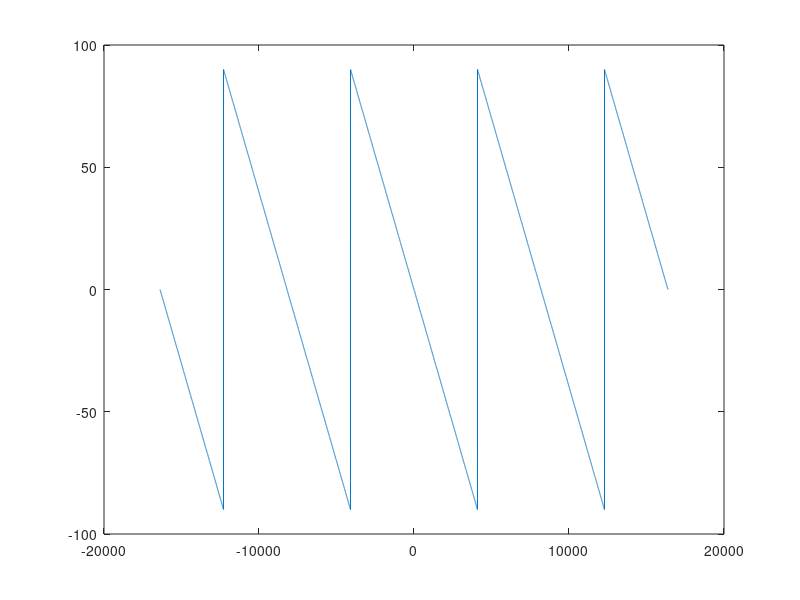

Recreate this plot in MATLAB.

u = linspace(-4*4096,4*4096,2*4*4096+1);
dd = [];
for i=1:length(u)
    degree = u(i)*360/(4*4096);
    degree = -1*degree;
    degree = mod(degree,360);
    degree = degree - 180;
    if degree > 180
        degree = degree - 360;
    end
    if degree < -180
        degree = degree +360;
    end

    if degree > 90 
        degree = degree - 180;
    elseif degree < -90
        degree = degree + 180;
    end
    dd = [dd,degree];
end
plot(u,dd);


